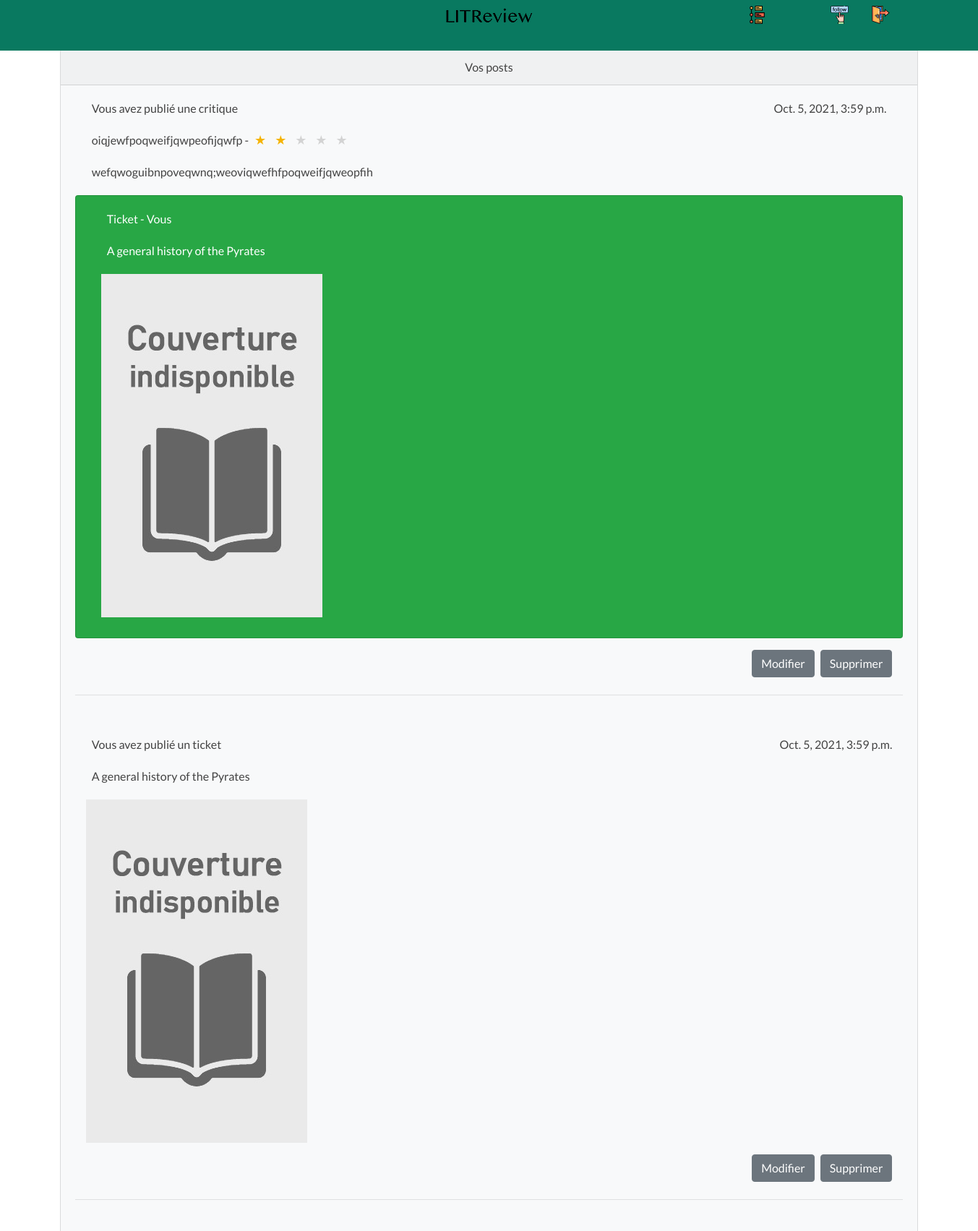
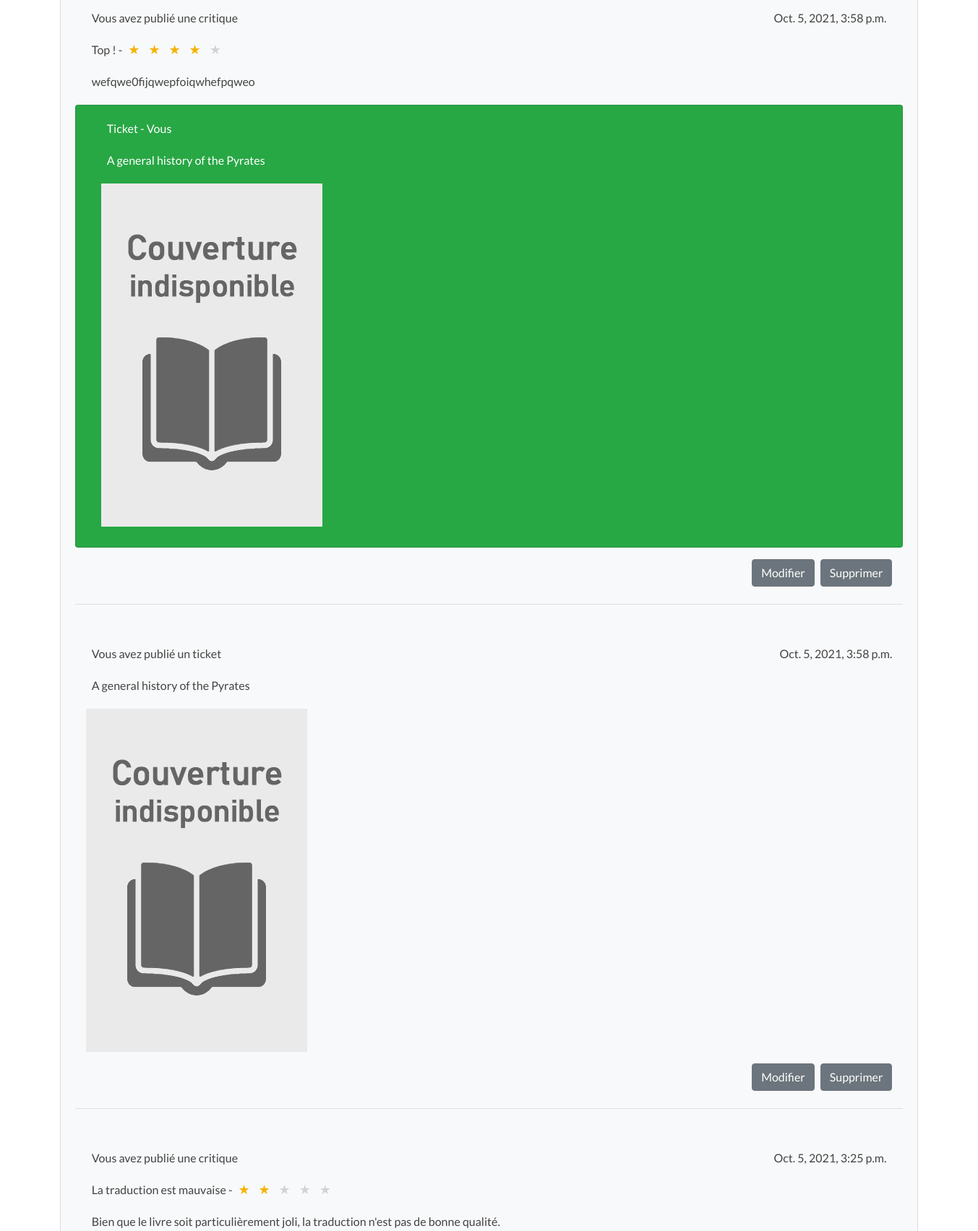
Screenshot of /posts/ (signed in, upper part) with the database file from the repository (2 pictures, top to bottom).
### app/models.py (models this page shows)
class Review(models.Model):
    ticket = models.ForeignKey(to=Ticket, on_delete=models.CASCADE)
    rating = models.PositiveSmallIntegerField(
        validators=[MinValueValidator(0), MaxValueValidator(5)]
    )
    headline = models.CharField(max_length=128)
    body = models.TextField(max_length=8192, blank=True)
    user = models.ForeignKey(
        to=settings.AUTH_USER_MODEL,
        on_delete=models.CASCADE
    )
    time_created = models.DateTimeField(auto_now_add=True)

class Ticket(models.Model):
    title = models.CharField(max_length=128)
    description = models.TextField(max_length=2048, blank=True)
    user = models.ForeignKey(
        to=settings.AUTH_USER_MODEL,
        on_delete=models.CASCADE
    )
    image = models.ImageField(
        null=True,
        blank=True,
        upload_to='images/',
        default='images/default.jpeg'
    )
    time_created = models.DateTimeField(auto_now_add=True)

### app/views.py (the view)
# urls.py: path('posts/', views.posts_view, name='posts'),
@login_required(login_url='posts')
def posts_view(request):
    tickets = list(Ticket.objects.filter(user=request.user))
    reviews = list(Review.objects.filter(user=request.user))
    tickets_and_reviews = sorted(
        tickets + reviews,
        key=lambda item: item.time_created,
        reverse=True
    )
    context = {"tickets_and_reviews": tickets_and_reviews}
    return render(request, 'posts.html', context)

### app/templates/posts.html (shortened to what this page needs)
{% extends 'base_index.html' %}
{% load static %}
{% block content %}
    {% url "edit_review" as edit_review_url %}
    {% url "delete_review" as delete_review_url %}
    {% url "edit_ticket" as edit_ticket_url %}
    {% url "delete_ticket" as delete_ticket_url %}
    <div id="block-content-home">
        <header>
            {% block navbar %}
                {% include "navbar.html" %}
            {% endblock navbar %}
        </header>
        <div id="content-def-bp">
            <div class="center-block text-center">
                <div class="col d-flex justify-content-center mb-4">
                    <div class="card bg-light mb-3">
                        <div class="card-header">Vos posts</div>
                        {% for item in tickets_and_reviews %}
                            {% if item.rating %}
                                <div class="card-body">
                                    <div class="col d-flex justify-content-between mb-2">
                                        <p class="card-title ml-2">Vous avez publié une critique</p>
                                        <p class="card-title mr-2">{{ item.time_created }}</p>
                                    </div>
                                    <div class="col d-flex mb-2">
                                        <p class="card-title ml-2">{{ item.headline }} - </p>
                                       <div class="django-starfield" id="django-starfield-newreview-rating">
                                           {% widthratio item.rating 1 -1 as negative_item_rating %}
                                           {% with rest=negative_item_rating|add:"5" %}
                                               {% if rest %}
                                                   {% for i in "x"|rjust:rest %}
                                                       <label for="newreview-rating-{{ forloop.counter }}" style="color:lightgray;"></label>
                                                   {% endfor %}
                                               {% endif %}
                                           {% endwith %}
                                           {% for i in "x"|rjust:item.rating %}
                                               <label for="newreview-rating-{{ forloop.counter }}" style="filter:none"></label>
                                           {% endfor %}
                                        </div>
                                    </div>
                                    <div class="col d-flex mb-2">
                                        <p class="card-title ml-2">{{ item.body }}</p>
                                    </div>
                                    <div class="card text-white bg-success mb-3">
                                        <div class="card-body">
                                            <div class="col d-flex mb-2">
                                                <p class="card-title ml-2">Ticket - Vous</p>
                                            </div>
                                            <div class="col d-flex mb-2">
                                                <p class="card-title ml-2">{{ item.ticket.title }}</p>
                                            </div>
                                            <div class="col d-flex mb-2">
                                                {% if item.ticket.image %}
                                                    <img class="img-max" src="{{ item.ticket.image.url }}" alt="{{ item.ticket.image }}"/>
                                                {% endif %}
                                            </div>
                                        </div>
                                    </div>
                                    <div class="col d-flex justify-content-end mb-2">
                                        <a class="btn btn-secondary btn-md mr-2" href="{{ edit_review_url }}">Modifier</a>
                                        <a class="btn btn-secondary btn-md" href="{{ delete_review_url }}">Supprimer</a>
                                    </div>
                                    <hr class="mt-4"/>
                                </div>
                            {% else %}
                                <div class="card-body">
                                    <div class="col d-flex justify-content-between mb-2">
                                        <p class="card-title ml-2">Vous avez publié un ticket</p>
                                        <p class="card-title ml-2">{{ item.time_created }}</p>
                                    </div>
                                    <div class="col d-flex mb-2">
                                        <p class="card-title ml-2">{{ item.title }}</p>
                                    </div>
                                    <div class="col d-flex mb-2">
                                        {% if item.image %}
                                            <img class="img-max mb-2" src="{{ item.image.url }}" alt="image"/>
                                        {% endif %}
                                    </div>
                                    <div class="col d-flex justify-content-end mb-2">
                                        <a class="btn btn-secondary btn-md mr-2" href="{{ edit_ticket_url }}">Modifier</a>
                                        <a class="btn btn-secondary btn-md" href="{{ delete_ticket_url }}">Supprimer</a>
                                    </div>
                                    <hr class="mt-4"/>
                                </div>
                            {% endif %}
                        {% endfor %}
                    </div>
                </div>
            </div>
        </div>
    </div>
{% endblock content %}

### app/static/css/style.css (style rules this page uses)
body { padding: 0; margin: 0; height: 100vh; font-family: 'Lato', sans-serif !important; color: #434343; }
a { color: #097960; }
#content1, #content2, #content3, #content-slides, #content-comment-ca-marche, #content-def-bp { padding-left: 5%; padding-right: 5%; }
#content-def-bp { padding-top: 5%; padding-bottom: 10%; }

### app/static/css/django_starfield.css (style rules this page uses)
.django-starfield, .django-starfield label::before { display: inline-block; }
.django-starfield * { margin-left: 7px; padding: 0; }
.django-starfield { unicode-bidi: bidi-override; direction: rtl; }
.django-starfield label { color: #f5b301; filter: grayscale(1); }
.django-starfield label::before { content: '\2605'; width: 18px; line-height: 18px; text-align: center; font-size: 18px; }

### rows the page displays
Review: time_created "Oct. 5, 2021, 3:59 p.m.", headline "oiqjewfpoqweifjqwpeofijqwfp", rating 2 (drawn), body "wefqwoguibnpoveqwnq;weoviqwefhfpoqweifjqweopfih", ticket "A general history of the Pyrates", ticket.image (placeholder picture)
Ticket: time_created "Oct. 5, 2021, 3:59 p.m.", title "A general history of the Pyrates", image (placeholder picture)
Review: time_created "Oct. 5, 2021, 3:58 p.m.", headline "Top !", rating 4 (drawn), body "wefqwe0fijqwepfoiqwhefpqweo", ticket "A general history of the Pyrates", ticket.image (placeholder picture)
Ticket: time_created "Oct. 5, 2021, 3:58 p.m.", title "A general history of the Pyrates", image (placeholder picture)
Review: time_created "Oct. 5, 2021, 3:25 p.m.", headline "La traduction est mauvaise", rating 2 (drawn), body "Bien que le livre soit particulièrement joli, la traduction n'est pas de bonne qualité."
